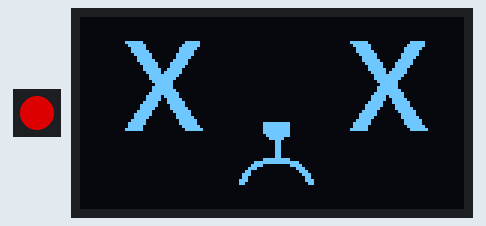
Recording of a sketch running on a simulated ESP8266 (NodeMCU). Parts: 1 RGB LEDs in strip order, left to right, 128×64 one-colour display. Dim RGB values are drawn brighter than linear; what the sketch prints to the serial monitor is not drawn.

Above: at 0.1 s.

The sketch:

FriendDetector.ino
```cpp
/*      ______     _                ______       __            __
 *     / ____/____(_)__  ____  ____/ / __ \___  / /____  _____/ /_____  _____
 *    / /_  / ___/ / _ \/ __ \/ __  / / / / _ \/ __/ _ \/ ___/ __/ __ \/ ___/
 *   / __/ / /  / /  __/ / / / /_/ / /_/ /  __/ /_/  __/ /__/ /_/ /_/ / /
 *  /_/   /_/  /_/\___/_/ /_/\__,_/_____/\___/\__/\___/\___/\__/\____/_/
 *
 *  A program to detect known devices, written for the WiFi Nugget
 *  github.com/HakCat/FriendDetector
 *
 *  By Alex Lynd | alexlynd.com
 *
 */

#define fren_num 2 // number of known devices

#include <ESP8266WiFi.h>
#include <Adafruit_NeoPixel.h>
#include <Wire.h>
  #include "SH1106Wire.h"
#include "OLEDDisplayUi.h"

#include "nuggs.h" // Nugget Face bitmap files

Adafruit_NeoPixel pixels {1, D8, NEO_GRB + NEO_KHZ800 }; // initialize 1 NeoPixel on D8

SH1106Wire display(0x3c, D2, D1); // initialize OLED on I2C pins
OLEDDisplayUi ui     ( &display );

extern "C" {
#include "user_interface.h"
}

int detected_fren = -1;

const short channels[] = {1, 2, 3, 4, 5, 6, 7, 8, 9, 10, 11, 12, 13}; // Max: US 11, EU 13, JAP 14

// known device mac address list
uint8_t frens[fren_num][6] = {
   {0xf6, 0xcf, 0xa2, 0xd4, 0x4c, 0xea}
  ,{0x4a, 0x3f, 0xda, 0x45, 0x7a, 0x0f}
};

// known device neopixel colors (RGB)
uint8_t colors[fren_num][3] = {
  {255,69,0}, // orange
  {128,0,128}, // purple
};

// compare byte array mac addresses
bool maccmp(uint8_t *mac1, uint8_t *mac2) {
  for (int i=0; i < 6; i++) {
    if (mac1[i] != mac2[i]) {
      return false;
    }
  }
  return true;
}

// list of available nugget faces
const uint8_t* nugget_faces[]= {
  happy_halloween_nugg,
  angy_halloween_nugg
};


int ch_index { 0 };
int packet_rate { 0 };
int attack_counter { 0 };
unsigned long update_time { 0 };
unsigned long ch_time { 0 };

void sniffer(uint8_t *buf, uint16_t len) {
  if (!buf || len < 28) return;
  uint8_t* addr_a = &buf[16]; uint8_t* addr_b = &buf[22];

  for (int i=0; i<fren_num; i++) {
    if (maccmp(addr_a,frens[i]) || maccmp(addr_b,frens[i])) {
      detected_fren = i;
      break; // exit when a known device is detected
    }
  }
}

void setup() {
  Serial.begin(115200);           // initialize serial communication
  pixels.begin(); pixels.clear(); // initialize NeoPixel
  ui.setTargetFPS(60); ui.init(); // initialize OLED screen

  // initalize WiFi card for scanning
  WiFi.disconnect();
  wifi_set_opmode(STATION_MODE);
  wifi_set_promiscuous_rx_cb(sniffer);
  wifi_set_channel(1);
  wifi_promiscuous_enable(true);

  Serial.println();
  Serial.println("   ____    _             _____      __          __");
  Serial.println("  / __/___(_)__ ___  ___/ / _ \\___ / /____ ____/ /____  ____");
  Serial.println(" / _// __/ / -_) _ \\/ _  / // / -_) __/ -_) __/ __/ _ \\/ __/");
  Serial.println("/_/ /_/ /_/\\__/_//_/\\_,_/____/\\__/\\__/\\__/\\__/\\__/\\___/_/   ");

  Serial.println("\ngithub.com/HakCat-Tech/FriendDetector");
  Serial.println("A WiFi Nugget sketch by Alex Lynd");

  display.clear();
  display.flipScreenVertically();
  drawDefaultNugg();

}

void loop() {
  unsigned long current_time = millis();

  if (detected_fren >=0) {
    Serial.print("Detected friend number "); Serial.print(detected_fren);
    Serial.println("!");
    drawNugg(detected_fren);
    detected_fren = -1;
    update_time = current_time;
  }
  else if (current_time - update_time > 2000) { // cooldown time 2 seconds
    drawDefaultNugg();
    update_time = current_time;
  }

  // Channel hopping
  if (sizeof(channels) > 1 && current_time - ch_time >= 100) {
    ch_time = current_time; // Update time variable
    ch_index = (ch_index + 1) % (sizeof(channels) / sizeof(channels[0]));
    short ch = channels[ch_index];
    wifi_set_channel(ch);
  }
}

void drawNugg(int nugget_face) {
  display.clear();
  display.drawXbm(0, 0, alive_nugg_width, alive_nugg_height, nugget_faces[nugget_face]);
  display.display();
  pixels.setPixelColor(0, pixels.Color(colors[nugget_face][0],colors[nugget_face][1],colors[nugget_face][2]));
  pixels.show();
}

void drawDefaultNugg() {
  pixels.setPixelColor(0, pixels.Color(150, 0, 0)); pixels.show(); // red
  display.clear();
  display.drawXbm(0, 0, alive_nugg_width, alive_nugg_height, dead_nugg);
  display.display();
}
```

Source omitted: nuggs.h (data table, 26064 bytes)
